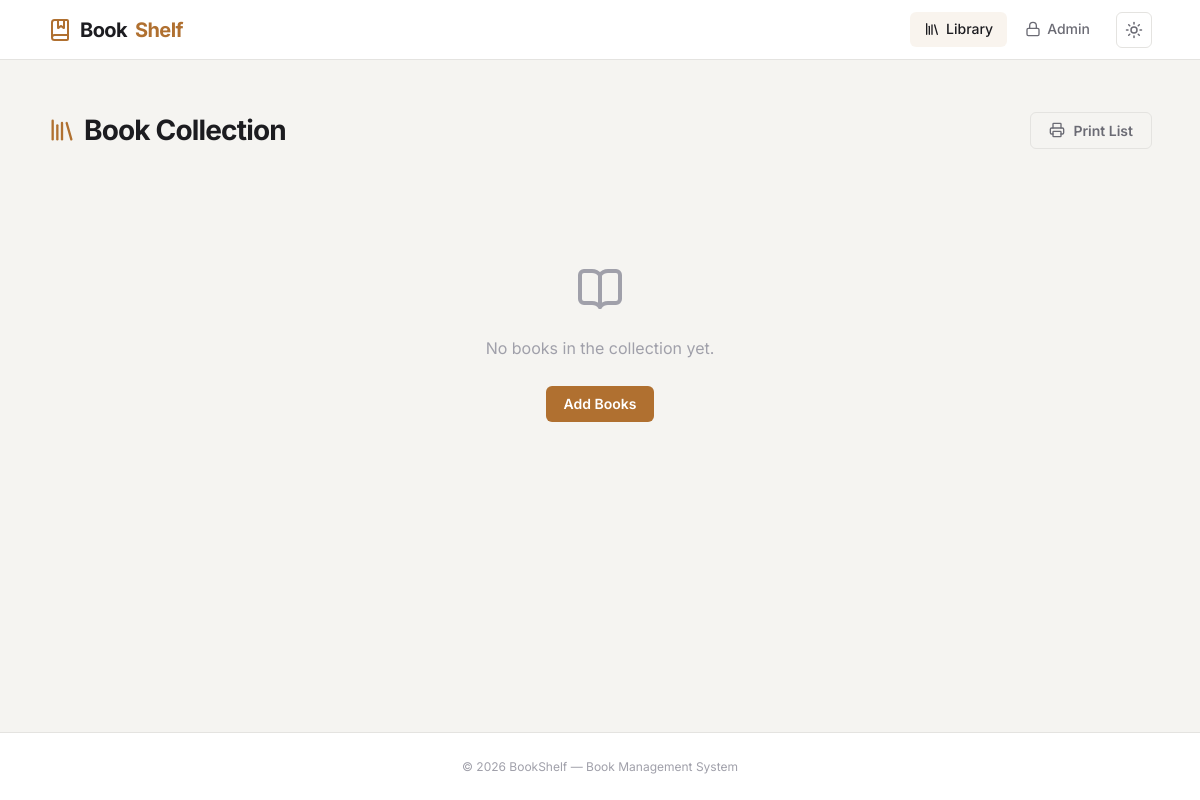
Before: / with the older database file.
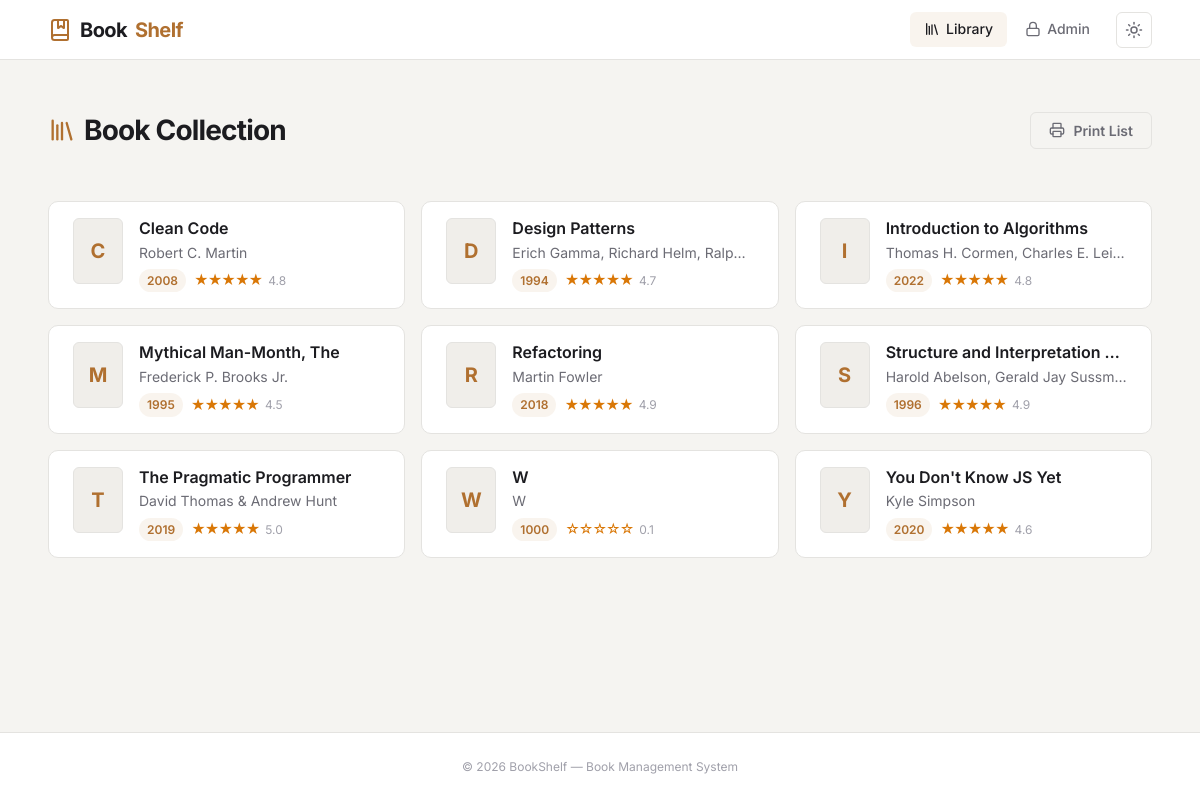
After: the same page with the newer database file.
### tables this page shows
CREATE TABLE books (
            id           INTEGER PRIMARY KEY AUTOINCREMENT,
            title        TEXT    NOT NULL,
            author       TEXT    NOT NULL,
            release_year INTEGER NOT NULL,
            annotation   TEXT    DEFAULT '',
            rating       REAL    DEFAULT 0 CHECK(rating >= 0 AND rating <= 5),
            created_at   TEXT    DEFAULT (datetime('now'))
        );

### index.php (the view, shortened to what this page needs)
<?php
$pdo   = getDB();
$books = $pdo->query("SELECT id, title, author, release_year, rating FROM books ORDER BY title ASC")->fetchAll();
?>
<!DOCTYPE html>
<html lang="en">
<head>
    <link rel="stylesheet" href="assets/css/style.css">
</head>
<body>
<div class="page-wrapper">
    <header class="site-header">
        <a href="index.php" class="logo">
            <i data-lucide="book-marked"></i>
            Book<span>Shelf</span>
        </a>
        <nav class="header-nav">
            <a href="index.php" class="nav-link active">
                <i data-lucide="library"></i> Library
            </a>
            <a href="login.php" class="nav-link">
                <i data-lucide="lock"></i> Admin
            </a>
            <button id="theme-toggle" class="theme-toggle" title="Toggle theme">
                <i data-lucide="sun" class="icon-sun"></i>
            </button>
        </nav>
    </header>
    <main class="main-content">
        <div class="page-title-row">
            <h1>
                <i data-lucide="library"></i>
                Book Collection
            </h1>
            <div class="actions no-print">
                <button id="btn-print" class="btn btn-outline" title="Print book list">
                    <i data-lucide="printer"></i>
                    Print List
                </button>
            </div>
        </div>
        <?php if (empty($books)): ?>
            <div class="empty-state">
                <i data-lucide="book-open"></i>
                <p>No books in the collection yet.</p>
                <a href="login.php" class="btn btn-primary">Add Books</a>
            </div>
        <?php else: ?>
            <div class="book-grid">
                <?php foreach ($books as $book): ?>
                    <a href="detail.php?id=<?= (int)$book['id'] ?>" class="book-card card">
                        <div class="book-card__cover">
                            <span class="book-card__initial"><?= htmlspecialchars(mb_substr($book['title'], 0, 1)) ?></span>
                        </div>
                        <div class="book-card__body">
                            <h3 class="book-card__title"><?= htmlspecialchars($book['title']) ?></h3>
                            <p class="book-card__author"><?= htmlspecialchars($book['author']) ?></p>
                            <div class="book-card__meta">
                                <span class="badge"><?= (int)$book['release_year'] ?></span>
                                <?php if ($book['rating'] > 0): ?>
                                    <span class="book-card__rating">
                                        <?= str_repeat('★', (int)round($book['rating'])) . str_repeat('☆', 5 - (int)round($book['rating'])) ?>
                                        <small><?= number_format($book['rating'], 1) ?></small>
                                    </span>
                                <?php endif; ?>
                            </div>
                        </div>
                    </a>
                <?php endforeach; ?>
            </div>
        <?php endif; ?>
    </main>
    <footer class="site-footer">
        &copy; <?= date('Y') ?> BookShelf &mdash; Book Management System
    </footer>
</div>
</body>
</html>

Changed rows visible on the page:
added books: title "C", title "Clean Code", author "Robert C. Martin", release_year "2008", rating "★★★★★", rating "4.8"
added books: title "D", title "Design Patterns", author "Erich Gamma, Richard Helm, Ralp…", release_year "1994", rating "★★★★★", rating "4.7"
added books: title "I", title "Introduction to Algorithms", author "Thomas H. Cormen, Charles E. Lei…", release_year "2022", rating "★★★★★", rating "4.8"
added books: title "M", title "Mythical Man-Month, The", author "Frederick P. Brooks Jr.", release_year "1995", rating "★★★★★", rating "4.5"
added books: title "R", title "Refactoring", author "Martin Fowler", release_year "2018", rating "★★★★★", rating "4.9"
added books: title "S", title "Structure and Interpretation…", author "Harold Abelson, Gerald Jay Sussm…", release_year "1996", rating "★★★★★", rating "4.9"
added books: title "T", title "The Pragmatic Programmer", author "David Thomas & Andrew Hunt", release_year "2019", rating "★★★★★", rating "5.0"
added books: title "W", author "W", release_year "1000", rating "☆☆☆☆☆", rating "0.1"
added books: title "Y", title "You Don't Know JS Yet", author "Kyle Simpson", release_year "2020", rating "★★★★★", rating "4.6"
Other visible differences:
text no longer shown: "No books in the collection yet. Add Books"
